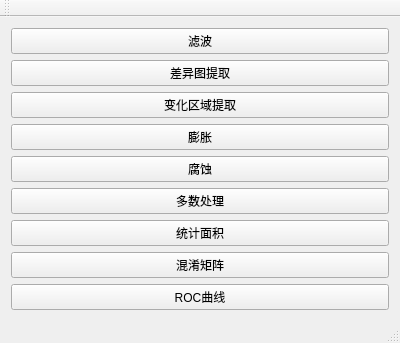
<?xml version="1.0" encoding="UTF-8"?>
<ui version="4.0">
 <class>MainWindow</class>
 <widget class="QMainWindow" name="MainWindow">
  <property name="geometry">
   <rect>
    <x>0</x>
    <y>0</y>
    <width>400</width>
    <height>300</height>
   </rect>
  </property>
  <property name="windowTitle">
   <string>MainWindow</string>
  </property>
  <widget class="QWidget" name="centralWidget">
   <layout class="QVBoxLayout" name="verticalLayout">
    <item>
     <widget class="QPushButton" name="pushButton">
      <property name="text">
       <string>滤波</string>
      </property>
     </widget>
    </item>
    <item>
     <widget class="QPushButton" name="pushButton_2">
      <property name="text">
       <string>差异图提取</string>
      </property>
     </widget>
    </item>
    <item>
     <widget class="QPushButton" name="pushButton_3">
      <property name="text">
       <string>变化区域提取</string>
      </property>
     </widget>
    </item>
    <item>
     <widget class="QPushButton" name="pushButton_4">
      <property name="text">
       <string>膨胀</string>
      </property>
     </widget>
    </item>
    <item>
     <widget class="QPushButton" name="pushButton_5">
      <property name="text">
       <string>腐蚀</string>
      </property>
     </widget>
    </item>
    <item>
     <widget class="QPushButton" name="pushButton_6">
      <property name="text">
       <string>多数处理</string>
      </property>
     </widget>
    </item>
    <item>
     <widget class="QPushButton" name="pushButton_7">
      <property name="text">
       <string>统计面积</string>
      </property>
     </widget>
    </item>
    <item>
     <widget class="QPushButton" name="pushButton_8">
      <property name="text">
       <string>混淆矩阵</string>
      </property>
     </widget>
    </item>
    <item>
     <widget class="QPushButton" name="pushButton_9">
      <property name="text">
       <string>ROC曲线</string>
      </property>
     </widget>
    </item>
   </layout>
  </widget>
  <widget class="QMenuBar" name="menuBar">
   <property name="geometry">
    <rect>
     <x>0</x>
     <y>0</y>
     <width>400</width>
     <height>17</height>
    </rect>
   </property>
  </widget>
  <widget class="QToolBar" name="mainToolBar">
   <attribute name="toolBarArea">
    <enum>TopToolBarArea</enum>
   </attribute>
   <attribute name="toolBarBreak">
    <bool>false</bool>
   </attribute>
  </widget>
  <widget class="QStatusBar" name="statusBar"/>
 </widget>
 <layoutdefault spacing="6" margin="11"/>
 <resources/>
 <connections/>
</ui>
